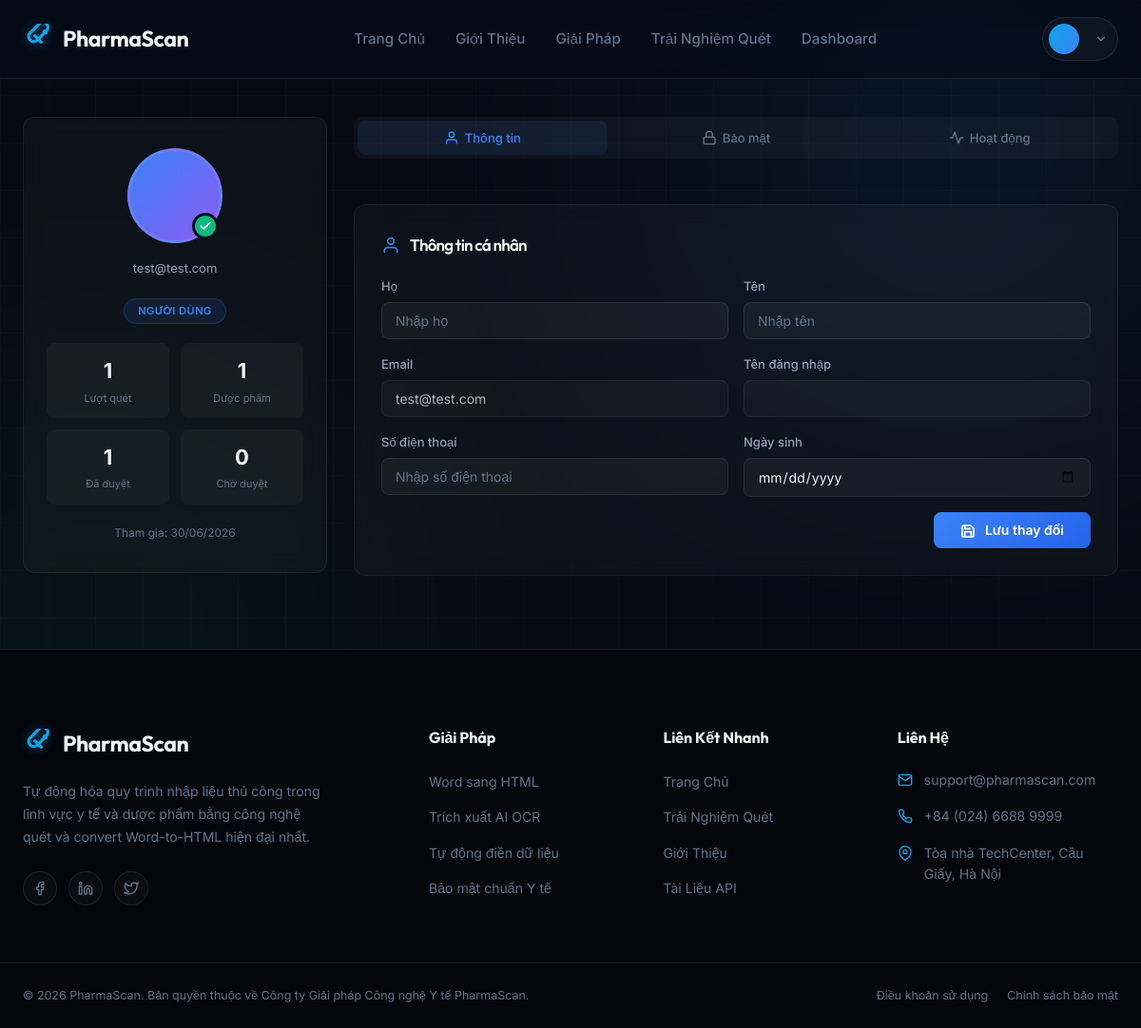
The app's page /user/profile/ (signed in) with its own data.
### coreapp/models.py (models this page shows, shortened)
class CustomUser(AbstractUser):
    ROLE_CHOICES = [
        ('USER', 'Người dùng'),
        ('ADMIN', 'Quản trị viên'),
    ]
    email = models.EmailField(unique=True, verbose_name="Địa chỉ Email")
    phone_number = models.CharField(max_length=15, blank=True, null=True, verbose_name="Số điện thoại")
    birth_date = models.DateField(null=True, blank=True, verbose_name="Ngày sinh")
    is_password_changed = models.BooleanField(default=False, verbose_name="Đã đổi mật khẩu")
    password_reset_required = models.BooleanField(default=False, verbose_name="Yêu cầu đặt lại mật khẩu")
    role = models.CharField(
        max_length=10,
        choices=ROLE_CHOICES,
        default='USER',
        verbose_name="Chức vụ / Vai trò"
    )
    USERNAME_FIELD = 'email'
    REQUIRED_FIELDS = ['username']
    class Meta:
        verbose_name = "Người dùng"
        verbose_name_plural = "Người dùng"
        indexes = [
            models.Index(fields=['email']),
            models.Index(fields=['role']),
        ]

### user/views.py (the view, shortened to what this page needs)
# urls.py: path('profile/', views.profile_view, name='profile'),
@login_required(login_url='login')
def profile_view(request):
    user = request.user
    docs = ScannedDocument.objects.filter(user=user)
    medicines_count = MedicineItem.objects.filter(scanneddocument__user=user).distinct().count()
    total_scans = docs.count()
    recent_activity = docs.order_by('-scanned_at')[:5]
    stats = {
        'total_scans': total_scans,
        'pending': docs.filter(status='pending').count(),
        'approved': docs.filter(status='approved').count(),
        'rejected': docs.filter(status='rejected').count(),
        'medicines_count': medicines_count,
    }
    context = {
        'stats': stats,
        'recent_activity': recent_activity,
        'total_scans': total_scans,
        'medicines_count': medicines_count,
    }
    return render(request, 'user/profile.html', context)

### user/templates/user/profile.html (shortened to what this page needs)
{% extends 'user/base.html' %}
{% load static %}
{% block content %}
<div class="profile-page">
    <div class="container">
        <div class="profile-grid">
            <div class="profile-sidebar">
                <div class="profile-card">
                    <div class="avatar-wrapper">
                        <div class="profile-avatar">{{ user.username|first|upper }}</div>
                        <div class="avatar-badge">
                            <svg width="14" height="14" viewBox="0 0 24 24" fill="none" stroke="#fff" stroke-width="3" stroke-linecap="round" stroke-linejoin="round"><polyline points="20 6 9 17 4 12"></polyline></svg>
                        </div>
                    </div>
                    <div class="profile-email">{{ user.email }}</div>
                    <div class="profile-role-badge">{{ user.get_role_display }}</div>
                    <div class="profile-stats-mini">
                        <div class="stat-mini">
                            <div class="stat-mini-value">{{ total_scans }}</div>
                            <div class="stat-mini-label">Lượt quét</div>
                        </div>
                        <div class="stat-mini">
                            <div class="stat-mini-value">{{ medicines_count }}</div>
                            <div class="stat-mini-label">Dược phẩm</div>
                        </div>
                        <div class="stat-mini">
                            <div class="stat-mini-value">{{ stats.approved }}</div>
                            <div class="stat-mini-label">Đã duyệt</div>
                        </div>
                        <div class="stat-mini">
                            <div class="stat-mini-value">{{ stats.pending }}</div>
                            <div class="stat-mini-label">Chờ duyệt</div>
                        </div>
                    </div>
                    <div style="font-size: 12px; color: var(--text-muted);">
                        Tham gia: {{ user.date_joined|date:'d/m/Y' }}
                    </div>
                </div>
            </div>
            <div class="profile-main">
                <div class="profile-tabs">
                    <button class="profile-tab active" data-tab="tab-info">
                        <svg viewBox="0 0 24 24" fill="none" stroke="currentColor" stroke-width="2" stroke-linecap="round" stroke-linejoin="round"><path d="M20 21v-2a4 4 0 0 0-4-4H8a4 4 0 0 0-4 4v2"></path><circle cx="12" cy="7" r="4"></circle></svg>
                        Thông tin
                    </button>
                    <button class="profile-tab" data-tab="tab-security">
                        <svg viewBox="0 0 24 24" fill="none" stroke="currentColor" stroke-width="2" stroke-linecap="round" stroke-linejoin="round"><rect x="3" y="11" width="18" height="11" rx="2" ry="2"></rect><path d="M7 11V7a5 5 0 0 1 10 0v4"></path></svg>
                        Bảo mật
                    </button>
                    <button class="profile-tab" data-tab="tab-activity">
                        <svg viewBox="0 0 24 24" fill="none" stroke="currentColor" stroke-width="2" stroke-linecap="round" stroke-linejoin="round"><polyline points="22 12 18 12 15 21 9 3 6 12 2 12"></polyline></svg>
                        Hoạt động
                    </button>
                </div>
                <div class="tab-content active" id="tab-info">
                    <div class="section-card">
                        <div class="section-title">
                            <svg viewBox="0 0 24 24" fill="none" stroke="currentColor" stroke-width="2" stroke-linecap="round" stroke-linejoin="round"><path d="M20 21v-2a4 4 0 0 0-4-4H8a4 4 0 0 0-4 4v2"></path><circle cx="12" cy="7" r="4"></circle></svg>
                            Thông tin cá nhân
                        </div>
                        <form method="POST">
                            <div class="form-row">
                                <div class="form-group">
                                    <label>Họ</label>
                                    <input type="text" name="last_name" value="{{ user.last_name }}" placeholder="Nhập họ">
                                </div>
                                <div class="form-group">
                                    <label>Tên</label>
                                    <input type="text" name="first_name" value="{{ user.first_name }}" placeholder="Nhập tên">
                                </div>
                            </div>
                            <div class="form-row">
                                <div class="form-group">
                                    <label>Email</label>
                                    <input type="email" value="{{ user.email }}" readonly>
                                </div>
                                <div class="form-group">
                                    <label>Tên đăng nhập</label>
                                    <input type="text" value="{{ user.username }}" readonly>
                                </div>
                            </div>
                            <div class="form-row">
                                <div class="form-group">
                                    <label>Số điện thoại</label>
                                    <input type="tel" name="phone_number" value="{{ user.phone_number|default:'' }}" placeholder="Nhập số điện thoại">
                                </div>
                                <div class="form-group">
                                    <label>Ngày sinh</label>
                                    <input type="date" name="birth_date" value="{{ user.birth_date|date:'Y-m-d' }}">
                                </div>
                            </div>
                            <div class="action-row">
                                <button type="submit" class="btn-save">
                                    Lưu thay đổi
                                </button>
                            </div>
                        </form>
                    </div>
                </div>
            </div>
        </div>
    </div>
</div>
{% endblock %}

### coreapp/static/coreapp/css/style.css (style rules this page uses)
:root { --primary: #0ea5e9; --primary-glow: rgba(14, 165, 233, 0.45); --secondary: #059669; --secondary-glow: rgba(5, 150, 105, 0.3); --accent: #10b981; --accent-glow: rgba(16, 185, 129, 0.25); --bg-dark: #070a13; --surface-dark: rgba(16, 22, 38, 0.7); --surface-dark-solid: #0d1222; --surface-border: rgba(255, 255, 255, 0.08); --surface-border-active: rgba(14, 165, 233, 0.5); --text-main: #f1f5f9; --text-muted: #94a3b8; --text-inverse: #0f172a; --danger: #f43f5e; --danger-glow: rgba(244, 63, 94, 0.2); --success: #10b981; --success-glow: rgba(16, 185, 129, 0.2); --font-heading: 'Outfit', sans-serif; --font-body: 'Inter', sans-serif; --transition-smooth: all 0.4s cubic-bezier(0.16, 1, 0.3, 1); --transition-fast: all 0.2s ease; --shadow-sm: 0 4px 12px rgba(0, 0, 0, 0.1); --shadow-md: 0 8px 30px rgba(0, 0, 0, 0.2); --shadow-lg: 0 16px 40px rgba(0, 0, 0, 0.4); --shadow-glow: 0 0 20px var(--primary-glow); --border-radius-sm: 8px; --border-radius-md: 14px; --border-radius-lg: 24px; }
* { box-sizing: border-box; margin: 0; padding: 0; }
html { scroll-behavior: smooth; background-color: var(--bg-dark); color: var(--text-main); font-family: var(--font-body); line-height: 1.6; overflow-x: hidden; }
body { min-height: 100vh; display: flex; flex-direction: column; position: relative; overflow-x: hidden; }
button, input, textarea { font-family: inherit; color: inherit; background: none; border: none; outline: none; }
.container { width: 100%; max-width: 1240px; margin: 0 auto; padding: 0 24px; }
.section-title { font-family: var(--font-heading); font-size: 2.2rem; font-weight: 700; letter-spacing: -0.8px; margin-bottom: 12px; }
.form-group { display: flex; flex-direction: column; gap: 6px; }

### records on screen
CustomUser: email "test@test.com", role "NGƯỜI DÙNG", date_joined "30/06/2026"

### other values on screen
{{ total_scans }} "1"
{{ medicines_count }} "1"
{{ stats.approved }} "1"
{{ stats.pending }} "0"
